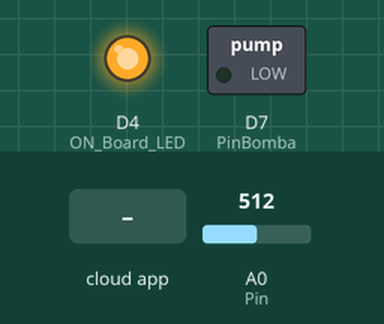
This sketch was run on a simulated ESP8266 (NodeMCU). On the bench: switched loads named in the sketch (green lamp = pin HIGH), output pins drawn as LEDs (lit = HIGH). The inputs (shaded band) are chosen by the test bench; at power-on: A0 (Pin) = 512. WiFi joins after 1.5 s; servers stay silent unless stated; the Firebase database answers and starts empty; what the sketch prints to the serial monitor is not drawn.

Above: at 4.8 s.
4.9 s: the phone or cloud app sets bomba to on
At 6.0 s:
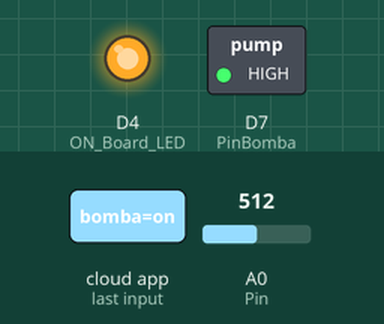
6.6 s: the phone or cloud app sets bomba to off
At 8.5 s:
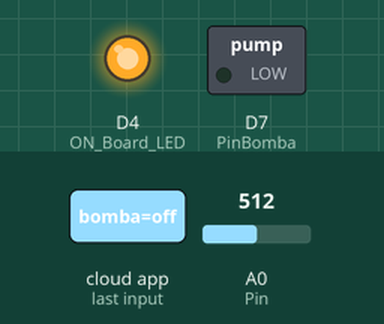
Timing chart, 0 to 10.0 s (numbered marks = the images above; inputs shaded):
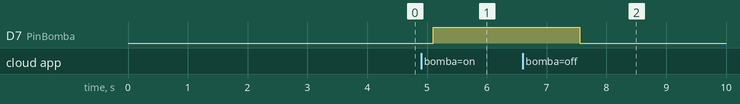

The sketch:

esp8266_firebase_fc28.ino
```cpp
#include <ESP8266WiFi.h>
#include <FirebaseArduino.h>
#include <ArduinoJson.h>
#include <ESP8266HTTPClient.h>

#define FIREBASE_HOST "esp8266-fc28-firebase-1e097.firebaseio.com" //--> URL address of your Firebase Realtime Database.
#define FIREBASE_AUTH "W8CtKtsq1ejvV2GsN93ZBy50Dn8119ZmNeeHtlLU" //--> Your firebase database secret code.

#define ON_Board_LED 2  //--> Defining an On Board LED, used for indicators when the process of connecting to a wifi router


//   SSID and Password of your WiFi router.
const char* ssid = "brisa-1143938"; //--> Your wifi name or SSID.
const char* password = "tx4vrpdz"; //--> Your wifi password.

const int Pin = A0;          //  The pin used for the soil sensor wich is analog
const int PinBomba = D7;     // The pin used for the water pump

const int bomba = 0;         // variable to storage the pump state

void setup() {
  Serial.begin(115200);
  delay(500);

  pinMode(PinBomba, OUTPUT);
  delay(500);

  WiFi.begin(ssid, password); //Connect to your WiFi router
  Serial.println("");

  pinMode(ON_Board_LED,OUTPUT);
  digitalWrite(ON_Board_LED, HIGH);

  Serial.print("Connecting");
  while (WiFi.status() != WL_CONNECTED) {
    Serial.print(".");
    delay(250);
    digitalWrite(ON_Board_LED, HIGH);
    delay(250);
  }

  digitalWrite(ON_Board_LED, HIGH);

  Serial.println("");
  Serial.print("Successfully connected to : ");
  Serial.println(ssid);
  Serial.print("IP address: ");
  Serial.println(WiFi.localIP());
  Serial.println();

  // Firebase Realtime Database Configuration.
  Firebase.begin(FIREBASE_HOST, FIREBASE_AUTH);


  delay(1000);

 // Create pump data in the Firebase Realtime Database.
  Firebase.setString("bomba","off");

  // Conditions for handling errors.
  if (Firebase.failed()) {
      Serial.print("Failed to create Bomb Stat");
      Serial.println(Firebase.error());
  }
}

void loop() {
  int leitura = analogRead(Pin); // Read humidity.

  // Check if any reads failed and exit early (to try again).
  if (isnan(leitura)) {
    Serial.println("Failed to load sensor !");
    delay(1000);
    return;
  }

 // Show the reads on serial monitor
  Serial.print(F("Sensor: "));
  Serial.println(leitura);

// To send the data to firebase
  //Send Humidity data to the Firebase Realtime Database as interger data type
  Firebase.setInt("leitura", leitura);

  // Conditions to determinate de soil status (dry, moderate or soaked) and send them as string

  // dry
  if (leitura < 350) {
  Firebase.setString("status", "seco");
  delay(1000);
 }

  // moderate
  else if (leitura >= 350 && leitura < 600) {
  Firebase.setString("status", "moderado");
  delay(1000);
 }

  // soaked
 else if (leitura >=600){
  Firebase.setString("status", "encharcado");
  delay(1000);
 }

  // Conditions for handling errors.
 if (Firebase.failed()) {
      Serial.print("setting sensor failed :");
      Serial.println(Firebase.error());
      delay(500);
      return;
  }

// Reading the data from Database
 String getData = Firebase.getString("bomba");

  // Conditions for handling errors.
  if (Firebase.failed()) {
      Serial.print("Getting /LEDStat failed :");
      Serial.println(Firebase.error());
      delay(500);
      return;
  }

   // Conditions for turning off or turning on the water pump.
  if (getData == "on") {
    digitalWrite(PinBomba, HIGH);
    Serial.println("Bomb On");
    Serial.println();
  }

  if (getData == "off") {
    digitalWrite(PinBomba, LOW);
    Serial.println("Bomb off");
    Serial.println();
  }

  delay(1000);
}
```

Measured:
- after the input at 4.9 s, D7 (PinBomba): LOW → HIGH after 0.20 s
- after the input at 6.6 s, D7 (PinBomba): HIGH → LOW after 0.95 s
